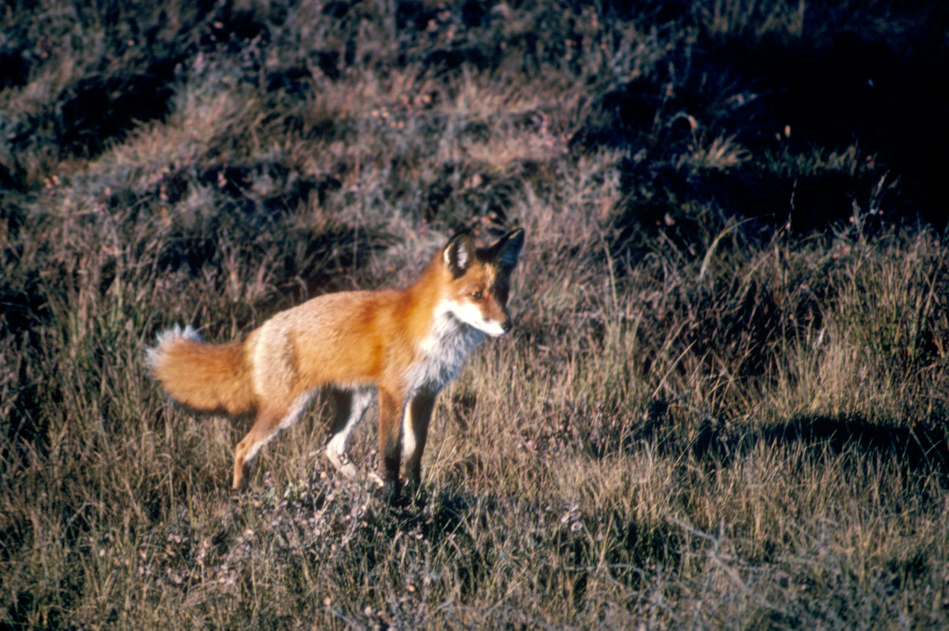
#> input picture images/fox-reviewed.jpg, 1897 x 1261 px (shown at 1/2 size)
$ python -i download_animals_v3.py   (imports and definitions only)
#> lines starting #> are read from the running program, lines starting #| are printed output that depends on the picture
#!/usr/bin/env python3
"""
Download animal images for toddler game - v3.
Strategy: Bing image search (photo filter) -> download top 3 candidates
-> pick most square-ish real photo -> scale-to-fit with padding (1:1).
This ensures the ENTIRE animal is always visible, never cropped.
"""

import json
import os
import re
import sys
import time
import urllib.request
import urllib.parse
from pathlib import Path
from io import BytesIO

try:
    from PIL import Image
except ImportError:
    print("ERROR: Pillow not installed. Run: pip install Pillow")
    sys.exit(1)

BASE_DIR = Path(__file__).resolve().parent
DATA_FILE = BASE_DIR / "data" / "animals.json"
IMAGES_DIR = BASE_DIR / "images"
SOUNDS_DIR = BASE_DIR / "sounds"
LOG_FILE = BASE_DIR / "data" / "download_log.txt"

HEADERS = {
    "User-Agent": "Mozilla/5.0 (Windows NT 10.0; Win64; x64) AppleWebKit/537.36 (KHTML, like Gecko) Chrome/120.0.0.0 Safari/537.36",
    "Accept": "text/html,application/xhtml+xml,application/xml;q=0.9,*/*;q=0.8",
    "Accept-Language": "en-US,en;q=0.5",
}

# [4 lines left out: function log, not called in this run]

def safe_filename(name):
    return re.sub(r'[^\w\u0590-\u05ff.-]', '_', name).strip('_')

# [62 lines left out: functions bing_search_image_urls, download_image, try_load_image, aspect_ratio_distance, not called in this run]

def pad_to_square(src_path, dest_path, size=600, bg_color=(255, 255, 255)):
    """
    Scale image to fit inside size x size while preserving aspect ratio,
    then paste centered on a square canvas. This ensures NOTHING is cut off.
    """
#> called with src_path = 'images/fox-reviewed.jpg', dest_path = 'out.png', size = 600, bg_color = (255, 255, 255)
    try:
        with Image.open(src_path) as im:
            # Convert to RGB (remove alpha or palette issues)
#> im is the input picture: PIL image 1897x1261 RGB; mean R, G, B 76.8, 70.1, 65
            if im.mode in ("RGBA", "P"):
                im = im.convert("RGB")
            elif im.mode != "RGB":
                im = im.convert("RGB")

            w, h = im.size
#> w = 1897; h = 1261

            # Determine scale to fit inside size x size
            scale = min(size / w, size / h)
#> scale = 0.316
            new_w = int(w * scale)
#> new_w = 600
            new_h = int(h * scale)
#> new_h = 398

            # Resize using high-quality resampling
            im_resized = im.resize((new_w, new_h), Image.LANCZOS)
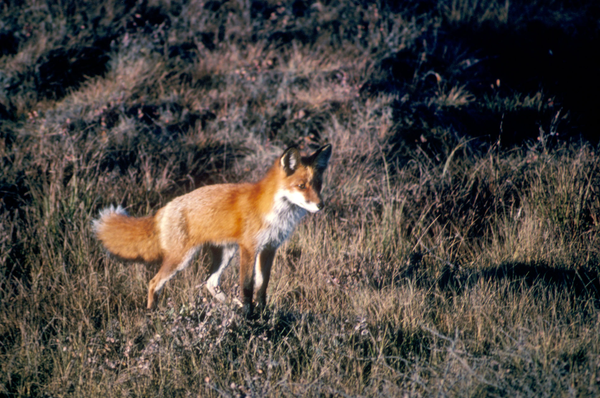
#> im_resized: PIL image 600x398 RGB; mean R, G, B 76.8, 70.2, 65

            # Create square canvas with background color
            canvas = Image.new("RGB", (size, size), bg_color)
#> canvas: PIL image 600x600 RGB; every value is 255

            # Paste centered
            x = (size - new_w) // 2
#> x = 0
            y = (size - new_h) // 2
#> y = 101
            canvas.paste(im_resized, (x, y))
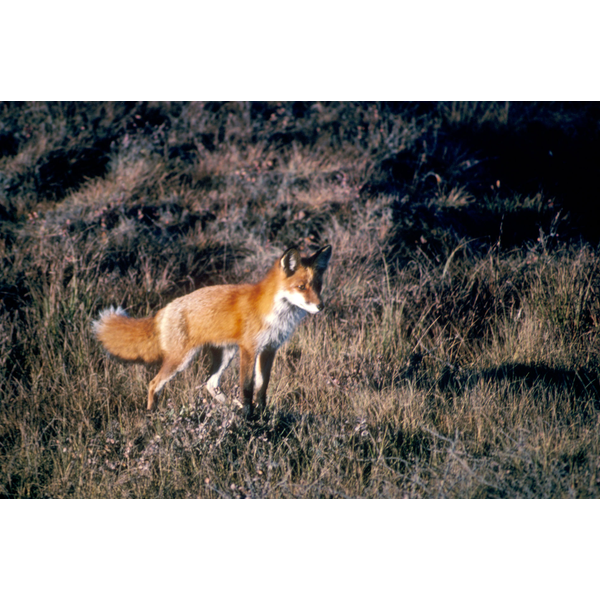
#> canvas: PIL image 600x600 RGB; mean R, G, B 136.8, 132.4, 128.9

            canvas.save(dest_path, "JPEG", quality=90)
        return True
    except Exception as e:
        log(f"  Pad-to-square error: {e}")
        return False

# [82 lines left out: function main, not called in this run]

# [2 lines not run here, left out]

>>> result = pad_to_square('images/fox-reviewed.jpg', 'out.png')

$ run again, on images/gazelle-reviewed.jpg
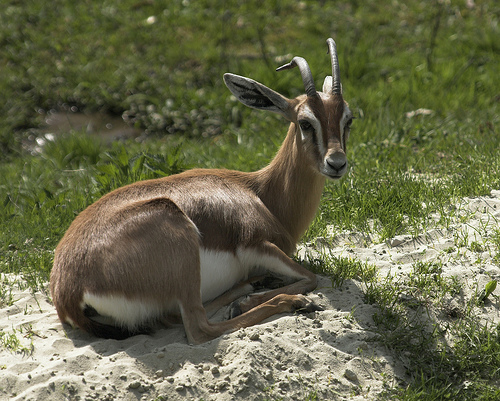
#> input picture images/gazelle-reviewed.jpg, 500 x 401 px
#> in pad_to_square, im is the input picture: PIL image 500x401 RGB; mean R, G, B 103.1, 104.5, 74.3
#> in pad_to_square, `im_resized = im.resize((new_w, new_h), Image.LANCZOS)`:
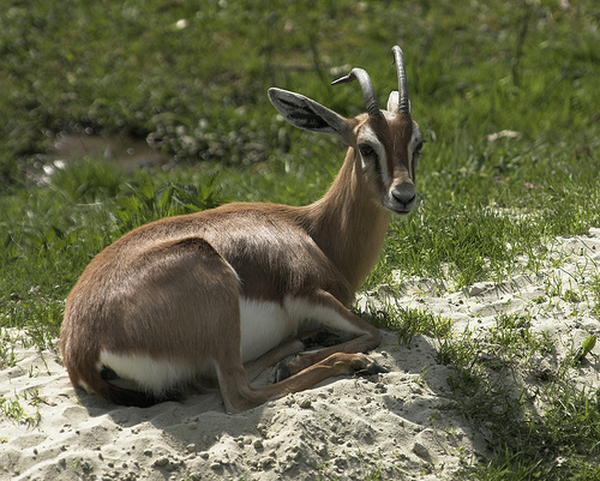
#> im_resized: PIL image 600x481 RGB; mean R, G, B 103.1, 104.5, 74.3
#> in pad_to_square, `canvas.paste(im_resized, (x, y))`:
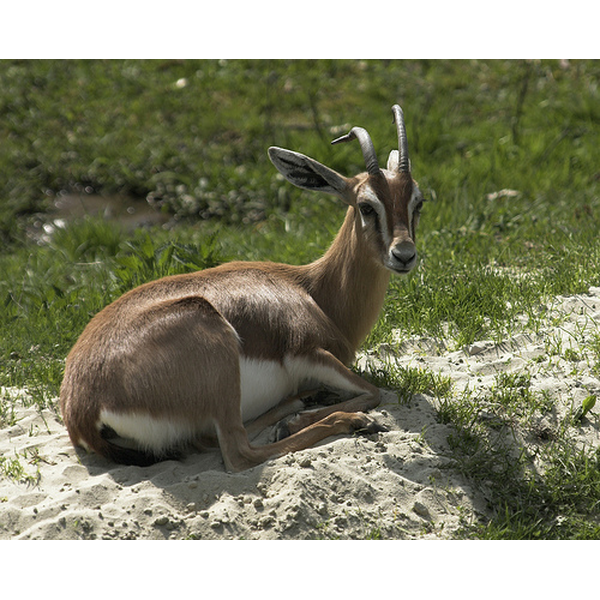
#> canvas: PIL image 600x600 RGB; mean R, G, B 133.2, 134.3, 110.1

$ run again, on images/rhino-reviewed.jpg
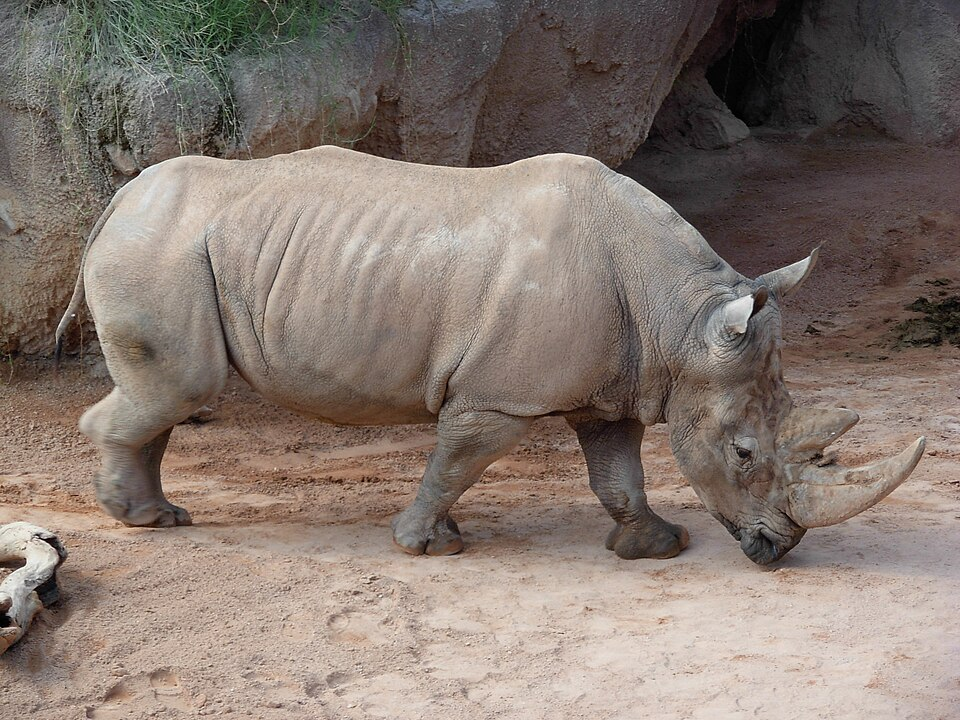
#> input picture images/rhino-reviewed.jpg, 960 x 720 px
#> in pad_to_square, im is the input picture: PIL image 960x720 RGB; mean R, G, B 133.6, 120.4, 112.1
#> in pad_to_square, `canvas.paste(im_resized, (x, y))`:
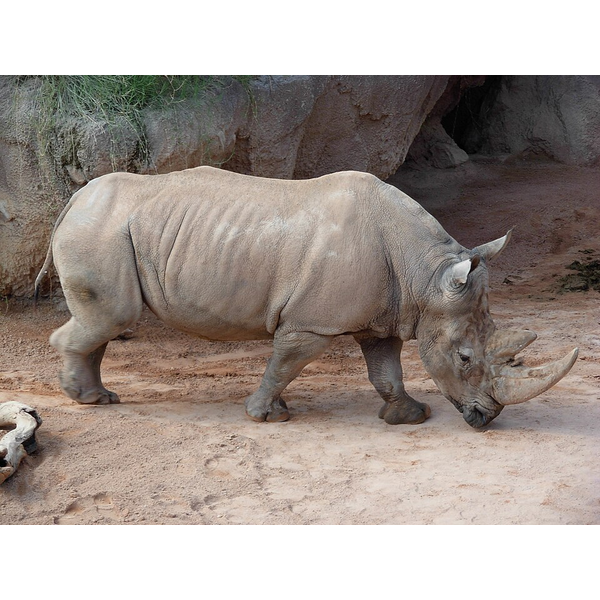
#> canvas: PIL image 600x600 RGB; mean R, G, B 164, 154, 147.8
